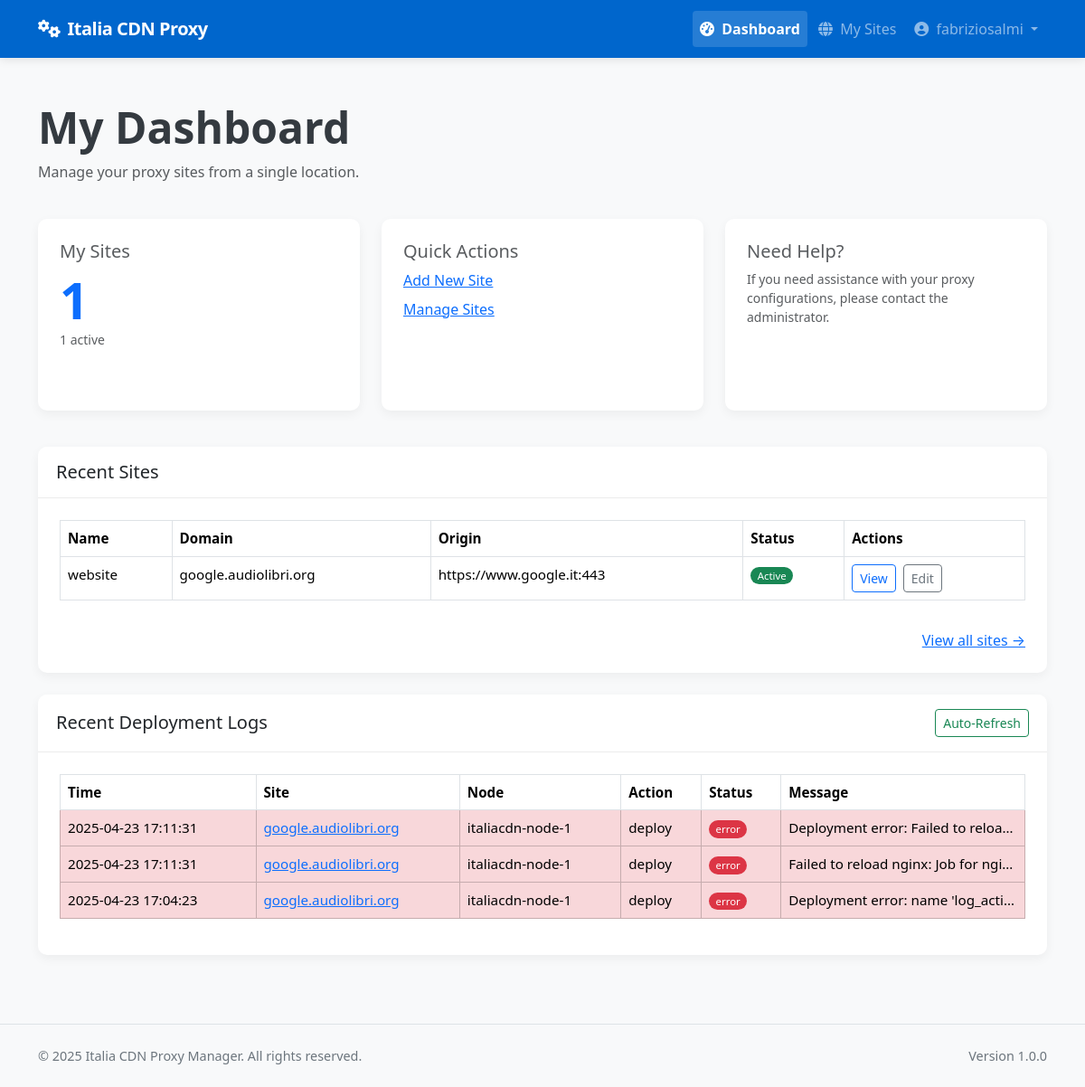
The page /client/dashboard (signed in) on the database as committed earlier.
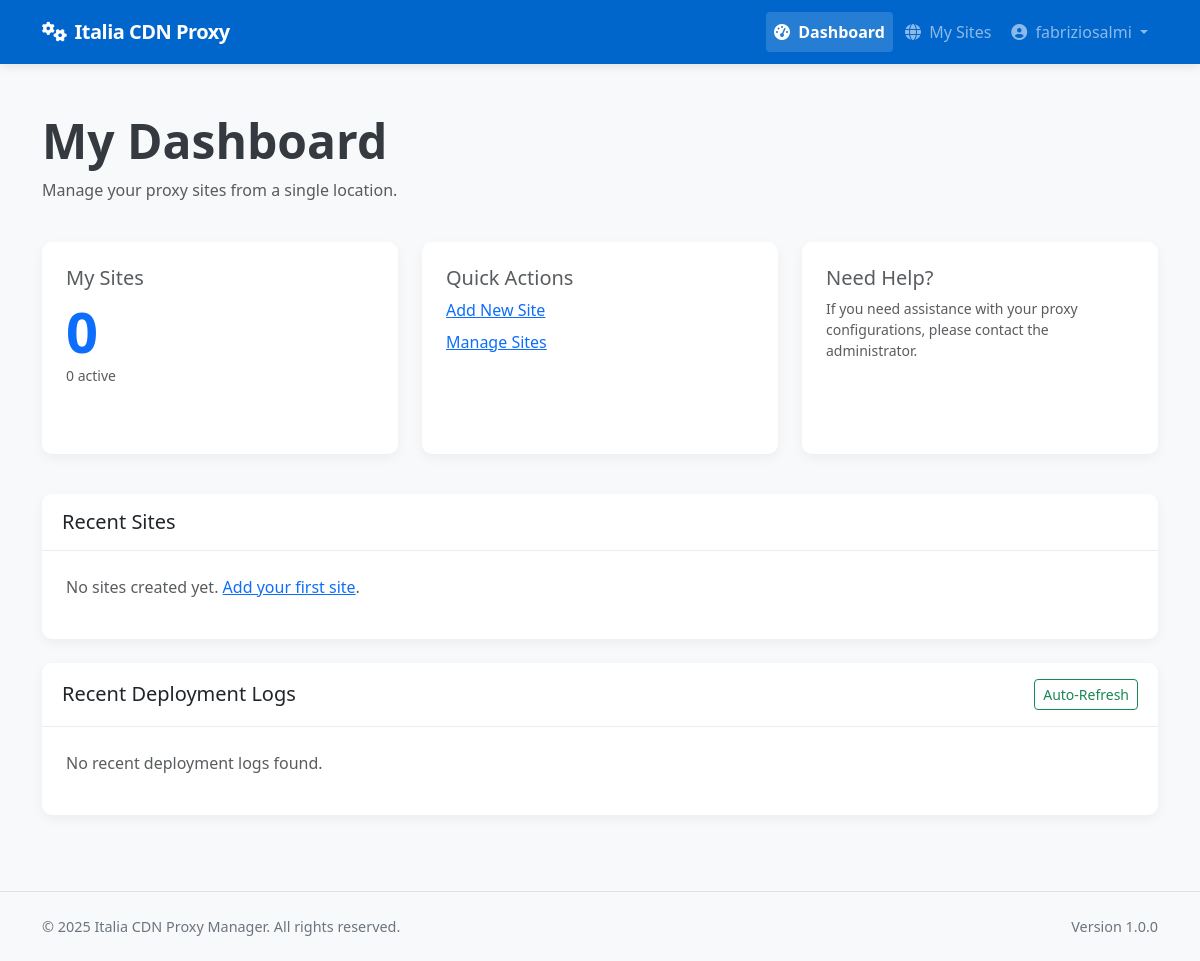
The same page on the database as committed later.
### app/models/models.py (models this page shows, shortened)
class Site(db.Model):
    __tablename__ = 'sites'
    id = db.Column(db.Integer, primary_key=True)
    name = db.Column(db.String(64), nullable=False)
    domain = db.Column(db.String(255), unique=True, nullable=False)
    protocol = db.Column(db.String(10), nullable=False, default='https')  # http or https
    origin_protocol = db.Column(db.String(10), nullable=False, default='http')  # http or https for origin
    origin_address = db.Column(db.String(255), nullable=False)  # Backend server address
    origin_port = db.Column(db.Integer, nullable=False)
    user_id = db.Column(db.Integer, db.ForeignKey('users.id'), nullable=True)  # Allow null for discovered sites
    is_active = db.Column(db.Boolean, default=True)
    is_blocked = db.Column(db.Boolean, default=False)
    is_discovered = db.Column(db.Boolean, default=False)  # Whether this site was discovered from node
    use_waf = db.Column(db.Boolean, default=False)
    force_https = db.Column(db.Boolean, default=True)  # New column to force HTTP to HTTPS redirect
    enable_cache = db.Column(db.Boolean, default=True)
    cache_time = db.Column(db.Integer, default=3600)  # Cache time in seconds, default 1 hour
    cache_static_time = db.Column(db.Integer, default=86400)  # Cache time for static assets in seconds, default 1 day
    custom_cache_rules = db.Column(db.Text, nullable=True)  # Custom cache rules in Nginx format
    cache_browser_time = db.Column(db.Integer, default=3600)  # Browser cache time in seconds, default 1 hour
    created_at = db.Column(db.DateTime, default=datetime.utcnow)
    updated_at = db.Column(db.DateTime, default=datetime.utcnow, onupdate=datetime.utcnow)
    custom_config = db.Column(db.Text, nullable=True)  # Additional Nginx configuration
    site_nodes = db.relationship('SiteNode', backref='site', lazy='dynamic')
    ssl_certificates = db.relationship('SSLCertificate', backref='site', lazy='dynamic')
    config_versions = db.relationship('ConfigVersion', backref='site', lazy='dynamic')

class DeploymentLog(db.Model):
    __tablename__ = 'deployment_logs'
    id = db.Column(db.Integer, primary_key=True)
    site_id = db.Column(db.Integer, db.ForeignKey('sites.id'), nullable=False)
    node_id = db.Column(db.Integer, db.ForeignKey('nodes.id'), nullable=False)
    user_id = db.Column(db.Integer, db.ForeignKey('users.id'), nullable=True)  # Who performed the action
    action = db.Column(db.String(64), nullable=False)  # deploy, update, remove, ssl_renew, discovery, rollback
    status = db.Column(db.String(20), nullable=False)  # success, error
    message = db.Column(db.Text, nullable=True)
    created_at = db.Column(db.DateTime, default=datetime.utcnow)
    site = db.relationship('Site', backref=db.backref('deployment_logs', lazy='dynamic'))
    node = db.relationship('Node', backref=db.backref('deployment_logs', lazy='dynamic'))
    user = db.relationship('User', backref=db.backref('deployment_logs', lazy='dynamic'))

class Node(db.Model):
    __tablename__ = 'nodes'
    id = db.Column(db.Integer, primary_key=True)
    name = db.Column(db.String(64), unique=True, nullable=False)
    ip_address = db.Column(db.String(45), nullable=False)  # IPv4 or IPv6
    ssh_port = db.Column(db.Integer, default=22)
    ssh_user = db.Column(db.String(64), nullable=False)
    ssh_key_path = db.Column(db.String(256), nullable=True)  # Path to SSH key file
    ssh_password = db.Column(db.String(256), nullable=True)  # Encrypted password (if using password auth)
    is_active = db.Column(db.Boolean, default=True)
    is_discovered = db.Column(db.Boolean, default=False)  # Whether this node was discovered from YAML
    created_at = db.Column(db.DateTime, default=datetime.utcnow)
    updated_at = db.Column(db.DateTime, default=datetime.utcnow, onupdate=datetime.utcnow)
    nginx_config_path = db.Column(db.String(256), default='/etc/nginx/conf.d')
    nginx_reload_command = db.Column(db.String(256), default='sudo systemctl reload nginx')
    detected_nginx_path = db.Column(db.String(256), nullable=True)  # Store detected nginx path
    site_nodes = db.relationship('SiteNode', backref='node', lazy='dynamic')

### app/controllers/client.py (the view)
@client.route('/dashboard')
@login_required
@client_required
def dashboard():
    site_count = Site.query.filter_by(user_id=current_user.id).count()
    active_site_count = Site.query.filter_by(user_id=current_user.id, is_active=True).count()
    sites = Site.query.filter_by(user_id=current_user.id).order_by(Site.created_at.desc()).limit(5).all()
    site_ids = [site.id for site in Site.query.filter_by(user_id=current_user.id).all()]
    latest_logs = DeploymentLog.query.filter(DeploymentLog.site_id.in_(site_ids)).order_by(DeploymentLog.created_at.desc()).limit(10).all() if site_ids else []
    return render_template('client/dashboard.html',
                           site_count=site_count,
                           active_site_count=active_site_count,
                           sites=sites,
                           latest_logs=latest_logs)

### app/models/__init__.py (called while the page is built)
@login_manager.user_loader
def load_user(user_id):
    return User.query.get(int(user_id))

### app/models/models.py (called while the page is built)
    def is_admin(self):
        return self.role == 'admin'

    def is_client(self):
        return self.role == 'client'

### app/services/access_control.py (called while the page is built)
def client_required(f):
    @wraps(f)
    def decorated_function(*args, **kwargs):
        if not current_user.is_client():
            flash('This page is available only for client users.', 'error')
            return abort(403)
        return f(*args, **kwargs)
    return decorated_function

### app/templates/client/dashboard.html (shortened to what the changed rows need)
{% extends "base.html" %}
{% block content %}
<div class="container py-4">
    <div class="row mb-4">
        <div class="col-12">
            <h1 class="display-5 fw-bold mb-2">My Dashboard</h1>
        </div>
    </div>
    <div class="row mb-4">
        <div class="col-md-4 mb-3">
            <div class="card h-100">
                <div class="card-body">
                    <h5 class="card-title text-muted mb-2">My Sites</h5>
                    <p class="display-4 fw-bold text-primary mb-0">{{ site_count }}</p>
                    <p class="small text-muted">{{ active_site_count }} active</p>
                </div>
            </div>
        </div>
    </div>
    <div class="card mb-4">
        <div class="card-body">
            {% if sites %}
            <div class="table-responsive">
                <table class="table table-bordered table-hover">
                    <thead>
                        <tr>
                            <th>Name</th>
                            <th>Domain</th>
                            <th>Origin</th>
                            <th>Status</th>
                            <th>Actions</th>
                        </tr>
                    </thead>
                    <tbody>
                        {% for site in sites %}
                        <tr>
                            <td>{{ site.name }}</td>
                            <td>{{ site.domain }}</td>
                            <td>{{ site.protocol }}://{{ site.origin_address }}:{{ site.origin_port }}</td>
                            <td>
                                <span class="badge rounded-pill {% if site.is_active %}bg-success{% else %}bg-danger{% endif %}">
                                    {{ 'Active' if site.is_active else 'Inactive' }}
                                </span>
                            </td>
                            <td>
                                <a href="{{ url_for('client.view_site', site_id=site.id) }}" class="btn btn-sm btn-outline-primary me-1">View</a>
                                <a href="{{ url_for('client.edit_site', site_id=site.id) }}" class="btn btn-sm btn-outline-secondary">Edit</a>
                            </td>
                        </tr>
                        {% endfor %}
                    </tbody>
                </table>
            </div>
            <div class="mt-3 text-end">
                <a href="{{ url_for('client.list_sites') }}" class="text-primary">View all sites →</a>
            </div>
            {% else %}
            <p class="text-muted">No sites created yet.
                <a href="{{ url_for('client.new_site') }}" class="text-primary">Add your first site</a>.
            </p>
            {% endif %}
        </div>
    </div>
    <div class="card">
        <div class="card-body">
            {% if latest_logs %}
            <div class="table-responsive" id="logsTableContainer">
                <table class="table table-bordered table-hover">
                    <thead>
                        <tr>
                            <th>Time</th>
                            <th>Site</th>
                            <th>Node</th>
                            <th>Action</th>
                            <th>Status</th>
                            <th>Message</th>
                        </tr>
                    </thead>
                    <tbody>
                        {% for log in latest_logs %}
                        <tr class="{% if log.status == 'error' %}table-danger{% endif %}">
                            <td>{{ log.created_at.strftime('%Y-%m-%d %H:%M:%S') }}</td>
                            <td>
                                <a href="{{ url_for('client.view_site', site_id=log.site_id) }}" class="text-primary">
                                    {{ log.site.domain }}
                                </a>
                            </td>
                            <td>{{ log.node.name }}</td>
                            <td>{{ log.action }}</td>
                            <td>
                                <span class="badge rounded-pill
                                {% if log.status == 'success' %}bg-success
                                {% elif log.status == 'error' %}bg-danger
                                {% else %}bg-warning{% endif %}">
                                    {{ log.status }}
                                </span>
                            </td>
                            <td class="text-truncate" style="max-width: 200px;">{{ log.message }}</td>
                        </tr>
                        {% endfor %}
                    </tbody>
                </table>
            </div>
            {% else %}
            <p class="text-muted">No recent deployment logs found.</p>
            {% endif %}
        </div>
    </div>
</div>
{% endblock %}

Rows that differ between the two databases and show on the page:
removed Site: name "website", domain "google.audiolibri.org", protocol "https", origin_address "www.google.it", origin_port "443", is_active "Active"
removed DeploymentLog: created_at "2025-04-23 17:11:31", site.domain "google.audiolibri.org", node.name "italiacdn-node-1", action "deploy", status "error", message "Deployment error: Failed to reloa…"
removed DeploymentLog: created_at "2025-04-23 17:11:31", site.domain "google.audiolibri.org", node.name "italiacdn-node-1", action "deploy", status "error", message "Failed to reload nginx: Job for ngi…"
removed DeploymentLog: created_at "2025-04-23 17:04:23", site.domain "google.audiolibri.org", node.name "italiacdn-node-1", action "deploy", status "error", message "Deployment error: name 'log_acti…"
Other text that changed with them:
{{ site_count }}: "1" → "0"
{{ active_site_count }}: "1" → "0"
text no longer shown: "Name Domain Origin Status Actions View all sites → Time Site Node Action Status Message"
text now shown: "No sites created yet. Add your first site . No recent deployment logs found."
